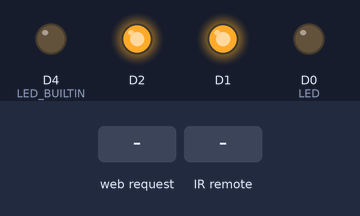
Recording of a sketch running on a simulated ESP8266 (NodeMCU). Shown: output pins drawn as LEDs (lit = HIGH, except the on-board LED, lit = LOW). Inputs (shaded band) come from the test bench. WiFi joins after 1.5 s; servers stay silent unless stated; what the sketch prints to the serial monitor is not drawn.

Above: at 8.8 s.
8.9 s: HTTP request GET /pin_4=ON received
At 10.0 s:
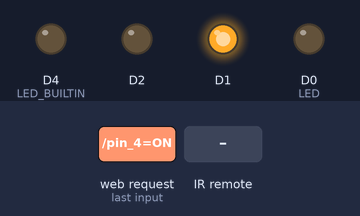
10.4 s: HTTP request GET /switch_option=yes received
At 11.4 s:
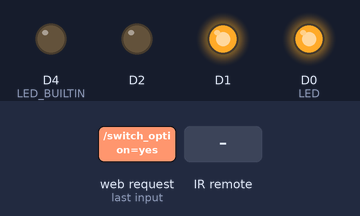
12.0 s: infrared code 0xF7C03F received
At 12.8 s:
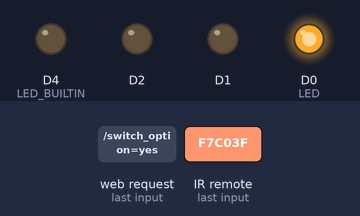
13.5 s: infrared code 0xF7E01F received
At 14.6 s:
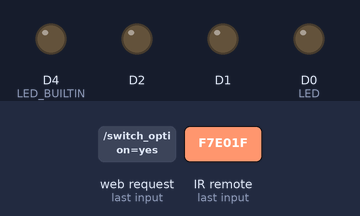
15.5 s: HTTP request GET /pin_4=OFF received
At 16.3 s:
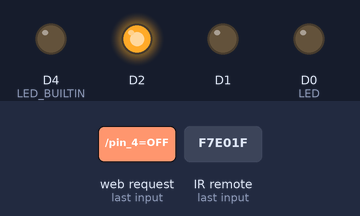
17.0 s: HTTP request GET /switch_option=yes received
At 17.6 s:
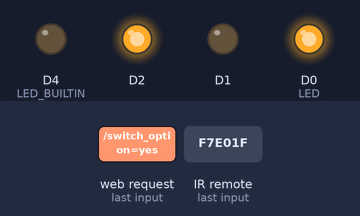
Timing chart, 0 to 19.6 s (numbered marks = the images above; inputs shaded):
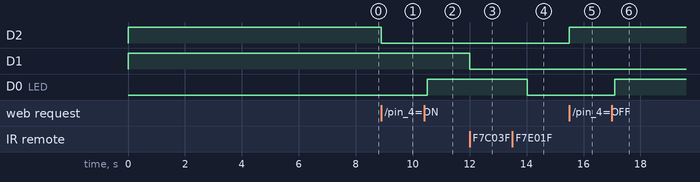

Measured:
- after the input at 8.9 s, D2: HIGH → LOW at once
- after the input at 10.4 s, D0 (LED): LOW → HIGH after 0.10 s
- after the input at 12.0 s, D1: HIGH → LOW at once
- after the input at 13.5 s, D0 (LED): HIGH → LOW after 0.52 s
- after the input at 15.5 s, D2: LOW → HIGH at once
- after the input at 17.0 s, D0 (LED): LOW → HIGH after 0.10 s

The sketch:

Home_Autoamation.ino
```cpp
// (licence header left out)
#include <ESP8266WiFi.h>
#include <Arduino.h>``
#include <IRremoteESP8266.h>
#include <IRrecv.h>
#include <IRutils.h>


// An IR detector/demodulator is connected to GPIO pin 14(D5 on a NodeMCU
// board).
// Note: GPIO 16 won't work on the ESP8266 as it does not have interrupts.
const uint16_t kRecvPin = 14;


IRrecv irrecv(kRecvPin);            //nitialising to recieve signal from IR Reciever.

decode_results results;             //decoding results n result variable


const char* ssid = "abhyam";                            //SSID of my wifi router
const char* password = "abhyam@iit";                    //PASS of my wifi router

int LED = D0;                        // led connected to D0

WiFiServer server(80);               //intialises the server on port 80.
int t;                               //variable to store decoded value from IR Reciever(TSOP1738)
int i=0;                           //just a flag to get out of while loop
int j=1;                           //Just a flag to know the status of web interface.
int i1=0;                          //just a flag to get out of while loop
int surity=1;                      //Surity==0 means that the wifi is not connected for sure, and ==1 means the wifi is connected for sure but somehow the IR Mode maybe in use.


void setup()
{
  Serial.begin(115200);
  pinMode(LED, OUTPUT);


  irrecv.enableIRIn();  // Start the receiver
  Serial.println();
  Serial.print("IRrecvDemo is now running and waiting for IR message on Pin ");
  Serial.println(kRecvPin);


  pinMode(LED_BUILTIN, OUTPUT);
  digitalWrite(LED_BUILTIN, HIGH);
  digitalWrite(LED, HIGH);

  pinMode(5, OUTPUT);          //(D1 in NodeMCU)
  pinMode(4, OUTPUT);          //(D2 in NodeMCU)
  digitalWrite(4, HIGH);       //so that initially the lights will be switched off after turnng onn the module.
  digitalWrite(5, HIGH);       //so that initially the lights will be switched off after turnng onn the module.

  Serial.print("Connecting to the Newtork");
  WiFi.begin(ssid, password);
  while ( WiFi.status() != WL_CONNECTED )                     //Turn onn the In-Built led connected to pin 5 , untill it runs
  {
    digitalWrite(LED,LOW);
    delay(500);
    i=i+1;
    if (i==20){                                              //waits for 10 seconds to get connected to wifi server
      j=0;                  //this indicated that the Node MCU is not connected to the wifi for now.
      surity=0;             //this indicated that the wifi is not there to connect for sure ,
                            //means if i press the button to go into wifi mode then it will not be possible.
      digitalWrite(LED, HIGH);                               //this idicated the LED on D0 shall remail off as it booiting into IR mode.
      break;
    }
    digitalWrite(LED, HIGH);
    Serial.print(".");
  }

  //if module gets connected to wifi within 10 second of turning on.
  if(j==1){
    Serial.println(" ");
    Serial.println("WiFi connected");
    server.begin();                                                 // Starts the Server
    Serial.println("Server started");

    Serial.print("IP Address of network: ");                        // Prints IP address on Serial Monitor
    Serial.println(WiFi.localIP());
    Serial.print("Copy and paste the following URL: https://");
    Serial.print(WiFi.localIP());
    Serial.println("/");

    while(i1<=60){                                                            //waits for 6 second to decide.
      digitalWrite(LED, LOW);
      if (irrecv.decode(&results)){
    //    print() & println() can't handle printing long longs. (uint64_t)
    //    serialPrintUint64(results.value, DEC);
    //    Serial.println("");
        t=results.value;
        if(t==16195807){
          j=0;                                  //means boots into only IR function, that means no web interface.
          Serial.println("now using the IR system");
          digitalWrite(LED, HIGH);              //the LED will remain off , indicating the use of IR Mode.
          break;
        }
        else if(t==16244767){
          j=1;                                  //means proccess only web interface, and no IR interactions
          Serial.println("Now the system is goint to use the only Web Interface");
          digitalWrite(LED, LOW);               //Now the LED will starts to glow, Means the Web interface is now in use.
          break;
        }
        irrecv.resume();                         // Receive the next value
      }
      Serial.print("!");
      delay(100);
      i1=i1+1;
      digitalWrite(LED, LOW);                       //LED is turned onn, means
    }
  }


  Serial.print("value of t: ");
  Serial.println(t);
  Serial.print("Value of j ");
  Serial.println(j);
  Serial.print("Value of surity: ");
  Serial.println(surity);


}

void loop()
{
  // Serial.print("Value of j ");
  // Serial.println(j);
  // Serial.print("Value of surity: ");
  // Serial.println(surity);

  if (j==1 && surity==1){

    WiFiClient client = server.available();

    if (!client)
    {
      return;
    }

    Serial.println("Waiting for new client");

    while(!client.available())
    {
      delay(1);
    }

    String request = client.readStringUntil('\r');
    Serial.println(request);
    client.flush();

    int value_4 = LOW;                      //Store the Stuatus of Relay 1 on pin 4.
    int value_5 = LOW;                      //Store the Stuatus of Relay 2 on pin 5.


    if(request.indexOf("/pin_4=ON") != -1)
    {
      digitalWrite(4, LOW); // Turn ON relay 1
      value_4 = HIGH;
    }
    if(request.indexOf("/pin_4=OFF") != -1)
    {
      digitalWrite(4, HIGH); // Turn OFF relay 1
      value_4 = LOW;
    }
    if(request.indexOf("/pin_5=ON") != -1)
    {
      digitalWrite(5, LOW); // Turn ON relay 2
      value_5 = HIGH;
    }
    if(request.indexOf("/pin_5=OFF") != -1)
    {
      digitalWrite(5, HIGH); // Turn ON relay 2
      value_5 = HIGH;
    }
    if( request.indexOf("/switch_option=yes") != -1){
      if (j==1){
        j=0;
      }

    }

  /*------------------HTML Page Creation---------------------*/

    client.println("HTTP/1.1 200 OK"); // standalone web server with an ESP8266
    client.println("Content-Type: text/html");
    client.println("");
    client.println("<!DOCTYPE HTML>");
    client.println("<html>");

    client.print("RELAY 1: ");

    if(value_4 == HIGH)
    {
      client.print("ON");
    }
    else
    {
      client.print("OFF");
    }

    client.println("<br><br>");
    client.println("<a href=\"/pin_4=ON\"\"><button>ON</button></a>");
    client.println("<a href=\"/pin_4=OFF\"\"><button>OFF</button></a><br />");


    client.println("<br><br><hr><br><br>");

    client.print("RELAY 2: ");

    if(value_5 == HIGH){
      client.print("ON");
    }
    else{
      client.print("OFF");
    }

    client.println("<br><br>");
    client.println("<a href=\"/pin_5=ON\"\"><button>ON</button></a>");
    client.println("<a href=\"/pin_5=OFF\"\"><button>OFF</button></a><br />");
    client.println("<br><br>");


    client.println("<entre> SWITCH TO IR MODE </centre>");
    client.println("<centre><a href=\"/switch_option=yes\"\"><button>Press this to go to IR MODE</button></a></centre>");
    client.println("</html>");

    delay(1);
    Serial.println("Client disonnected");
    Serial.println("");
  }

  else{
    Serial.println("Can't able to use web interface inside void loop");
    j=0;                                                    //This indicated that the web interface still can't be used.
    digitalWrite(LED,HIGH);                                 //LED will remain off indicating still use of IR interface
  }


 if (irrecv.decode(&results)) {
    // print() & println() can't handle printing long longs. (uint64_t)
    serialPrintUint64(results.value, DEC);
    Serial.println("");
    t=results.value;
    if(t==16203967){
//      digitalWrite(LED_BUILTIN, HIGH);
      digitalWrite(5, HIGH);
    }
    else if (t==16236607){
//      digitalWrite(LED_BUILTIN, LOW);
      digitalWrite(5, LOW);
    }
    else if(t==16220287){
      digitalWrite(4, LOW);
    }
    else if(t==16187647){
      digitalWrite(4, HIGH);
    }
    else if(t==16244767){
      if(WiFi.status() == WL_CONNECTED){                        //checks if the module is connected after some time when router is turned on later
          surity=1;
          delay(300);
          server.begin();                                       // Starts the Server
          Serial.println("Server started");
          delay(200);
        }

      j=1;
      Serial.println("Now trying to use the web interface");
      digitalWrite(LED, LOW);                                   //LED will turn on indiacting use of web interface
    }
    irrecv.resume();    // Receive the next value
  }
  delay(100);
}
```
